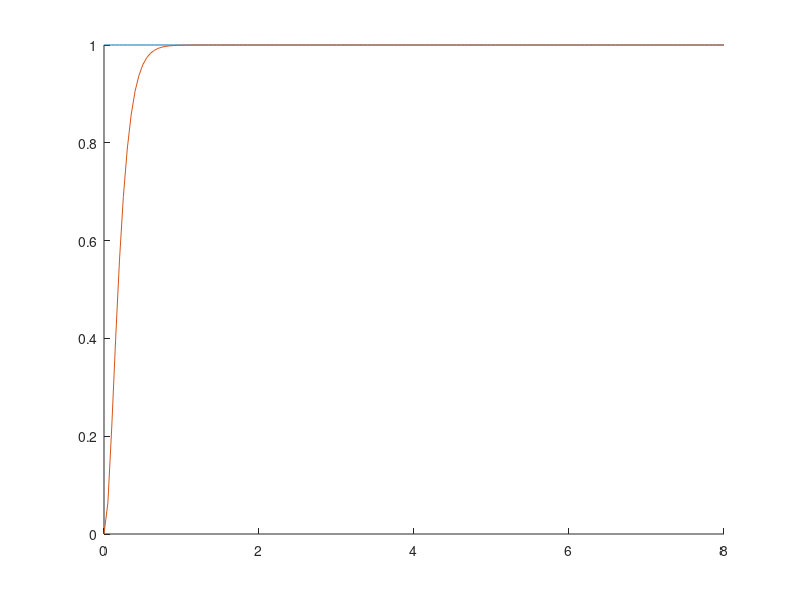

This chart was generated by the following MATLAB code:
clear all
clc

% State space model for roll dynamics
Ap = [0 1; 0 0];
Bp = [0; 1];
Cp = [1 0];
Dp = 0.*Cp*Bp;
sysP = ss(Ap, Bp, Cp, Dp);
% Is system stabilizable and detectable
eigA = eig(Ap);
% stabilizability
stable = [eigA(1).*eye(2)-Ap, Bp];
rank(stable)
% full row rank so stabilizable
% detectability
detect = [eigA(1).*eye(2)-Ap; Cp];
rank(detect')
% full column rank so detectable

% Checking controllability
KalC = [Bp Ap*Bp];
rankC = rank(KalC);
% Checking observability
KalO = [Cp; Cp*Ap];
rankO = rank(KalO');
% Controllable and Observable, can place poles where ever we want

% Solving for feedback gains
fp1 = -10;
fp2 = -11;
Kx = place(Ap, Bp, [fp1 fp2]);
nAp = Ap-Bp*Kx;
eig(nAp)

% Solving for observer gains
op1 = -40;
op2 = -44;
L = place(Ap', Cp', [op1 op2]);
L = L';
nnAp = Ap - L*Cp;
eig(nnAp)
% Controller State Space
Ac = Ap - Bp*Kx - L*Cp;
Bc = L;
Cc = Kx; % feedback output u = -Kx
Dc = 0.*Cc*Bc;
sysC = ss(Ac, Bc, Cc, Dc);

% observer feedback
of = [Ap-Bp*Kx Bp*Kx; zeros(2) Ap-L*Cp];
eig(of);

% closed loop state space
sysCl = feedback(sysP, sysC);

% step response
time = 0:0.05:8;
u = ones(size(time));
[y, tout, x] = lsim(sysCl,u,time);
gain = 1/max(y);

figure(1);
hold on
plot(time,u)
plot(time,gain*y)
hold off

